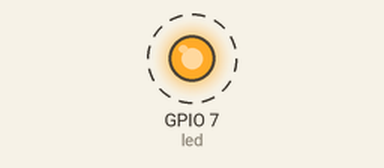
A program run on a simulated ESP32 board running MicroPython. Shown: output pins drawn as LEDs (lit = HIGH). Dashed ring = blinking. What the program prints to the serial console is not drawn.

Above: at 0.2 s.
Timing chart, 0 to 3.0 s (numbered marks = the images above):
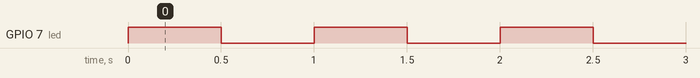

Measured:
- by itself, GPIO 7 (led): alternates HIGH for 0.50 s and LOW for 0.50 s

The program:

LED_Blink.py
```python
''' Demo Code to test onboard LED '''

from machine import Pin
import time

led = Pin(7, Pin.OUT)    # Define GPIO7 as Output for LED connection

while True:
    led.on()  # Turn LED on
    print("LED ON")
    time.sleep(0.5)  # wait

    led.off() # Turn LED off
    print("LED OFF")
    time.sleep(0.5)  # wait
```
